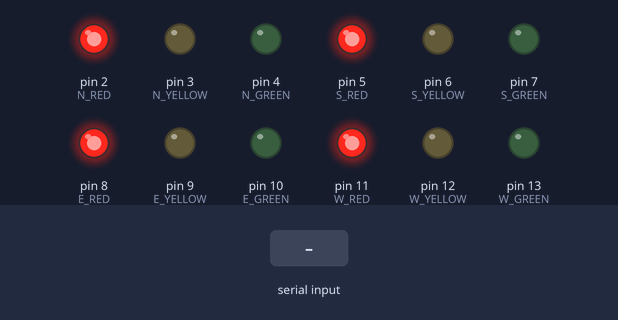
A sketch run on a simulated Arduino Uno, built with avr-gcc and run on an emulated ATmega328P. Shown: output pins drawn as LEDs (lit = HIGH). The test bench sets the inputs (shaded band).

Above: at 1.2 s.
1.3 s: "NORTH_GREEN\n" received over Serial
At 2.0 s:
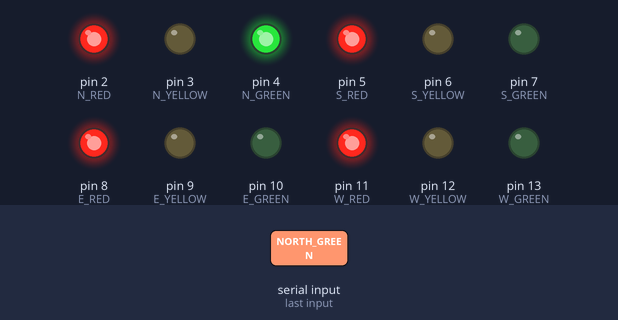
2.8 s: "NORTH_YELLOW\n" received over Serial
At 3.2 s:
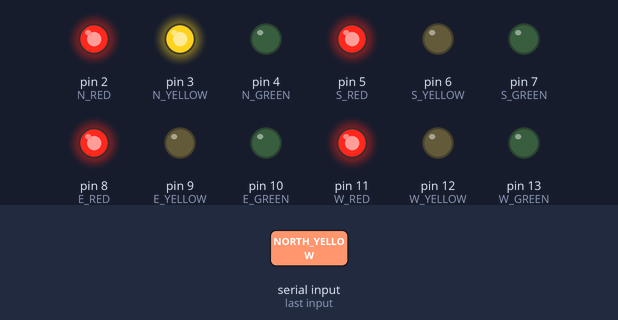
4.3 s: "SOUTH_GREEN\n" received over Serial
At 5.5 s:
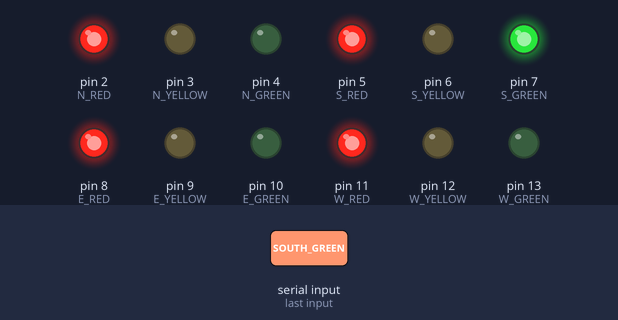
5.8 s: "SOUTH_YELLOW\n" received over Serial
At 6.7 s:
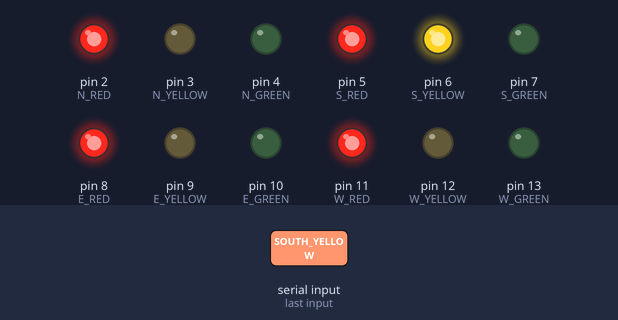
7.3 s: "EAST_GREEN\n" received over Serial
At 7.7 s:
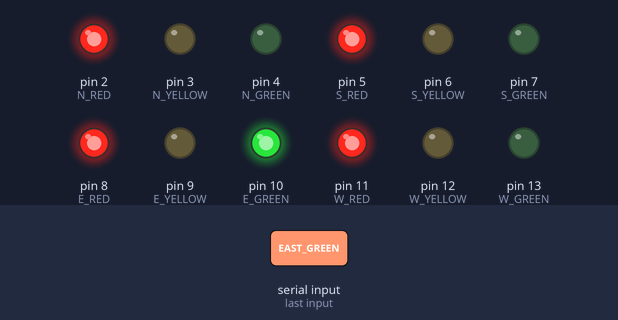
8.8 s: "EAST_YELLOW\n" received over Serial
At 10.1 s:
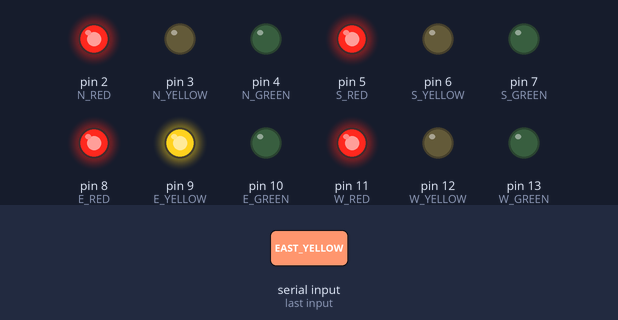
Timing chart, 0 to 11.3 s (numbered marks = the images above; inputs shaded):
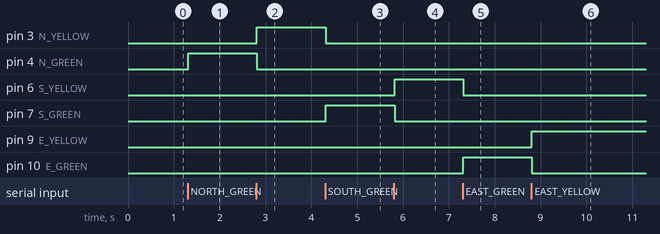

Measured:
- after the input at 1.3 s, pin 4 (N_GREEN): LOW → HIGH at once
- after the input at 2.8 s, pin 3 (N_YELLOW): LOW → HIGH at once; pin 4 (N_GREEN): HIGH → LOW at once
- after the input at 4.3 s, pin 3 (N_YELLOW): HIGH → LOW at once; pin 7 (S_GREEN): LOW → HIGH at once
- after the input at 5.8 s, pin 6 (S_YELLOW): LOW → HIGH at once; pin 7 (S_GREEN): HIGH → LOW at once
- after the input at 7.3 s, pin 6 (S_YELLOW): HIGH → LOW at once; pin 10 (E_GREEN): LOW → HIGH at once
- after the input at 8.8 s, pin 9 (E_YELLOW): LOW → HIGH at once; pin 10 (E_GREEN): HIGH → LOW at once

The sketch:

traffic_signal.ino
```cpp
// /*
//  Smart Traffic Management System
//  Arduino Traffic Signal Controller
//  Commands format from Python:
//  NORTH_GREEN
//  NORTH_RED
//  SOUTH_GREEN
//  etc.
// */

// // -------------------------------
// // PIN CONFIGURATION
// // -------------------------------

// // North Signal
// #define N_RED 2
// #define N_YELLOW 3
// #define N_GREEN 4

// // South Signal
// #define S_RED 5
// #define S_YELLOW 6
// #define S_GREEN 7

// // East Signal
// #define E_RED 8
// #define E_YELLOW 9
// #define E_GREEN 10

// // West Signal
// #define W_RED 11
// #define W_YELLOW 12
// #define W_GREEN 13

// // -------------------------------

// String command = "";

// // -------------------------------
// void setup()
// {
//     Serial.begin(9600);

//     pinMode(N_RED, OUTPUT);
//     pinMode(N_YELLOW, OUTPUT);
//     pinMode(N_GREEN, OUTPUT);

//     pinMode(S_RED, OUTPUT);
//     pinMode(S_YELLOW, OUTPUT);
//     pinMode(S_GREEN, OUTPUT);

//     pinMode(E_RED, OUTPUT);
//     pinMode(E_YELLOW, OUTPUT);
//     pinMode(E_GREEN, OUTPUT);

//     pinMode(W_RED, OUTPUT);
//     pinMode(W_YELLOW, OUTPUT);
//     pinMode(W_GREEN, OUTPUT);

//     allRed(); // Safety default
//     Serial.println("Arduino Traffic Signal Ready");
// }

// // -------------------------------
// void loop()
// {
//     if (Serial.available())
//     {
//         command = Serial.readStringUntil('\n');
//         command.trim();
//         handleCommand(command);
//     }
// }

// // -------------------------------
// // COMMAND HANDLER
// // -------------------------------
// void handleCommand(String cmd)
// {

//     allRed(); // Safety: reset before setting new signal

//     if (cmd == "NORTH_GREEN")
//     {
//         digitalWrite(N_GREEN, HIGH);
//     }
//     else if (cmd == "NORTH_YELLOW")
//     {
//         digitalWrite(N_YELLOW, HIGH);
//     }
//     else if (cmd == "NORTH_RED")
//     {
//         digitalWrite(N_RED, HIGH);
//     }

//     else if (cmd == "SOUTH_GREEN")
//     {
//         digitalWrite(S_GREEN, HIGH);
//     }
//     else if (cmd == "SOUTH_YELLOW")
//     {
//         digitalWrite(S_YELLOW, HIGH);
//     }
//     else if (cmd == "SOUTH_RED")
//     {
//         digitalWrite(S_RED, HIGH);
//     }

//     else if (cmd == "EAST_GREEN")
//     {
//         digitalWrite(E_GREEN, HIGH);
//     }
//     else if (cmd == "EAST_YELLOW")
//     {
//         digitalWrite(E_YELLOW, HIGH);
//     }
//     else if (cmd == "EAST_RED")
//     {
//         digitalWrite(E_RED, HIGH);
//     }

//     else if (cmd == "WEST_GREEN")
//     {
//         digitalWrite(W_GREEN, HIGH);
//     }
//     else if (cmd == "WEST_YELLOW")
//     {
//         digitalWrite(W_YELLOW, HIGH);
//     }
//     else if (cmd == "WEST_RED")
//     {
//         digitalWrite(W_RED, HIGH);
//     }

//     Serial.print("Executed: ");
//     Serial.println(cmd);
// }

// // -------------------------------
// // SAFETY FUNCTION
// // -------------------------------
// void allRed()
// {
//     digitalWrite(N_RED, HIGH);
//     digitalWrite(S_RED, HIGH);
//     digitalWrite(E_RED, HIGH);
//     digitalWrite(W_RED, HIGH);

//     digitalWrite(N_YELLOW, LOW);
//     digitalWrite(N_GREEN, LOW);

//     digitalWrite(S_YELLOW, LOW);
//     digitalWrite(S_GREEN, LOW);

//     digitalWrite(E_YELLOW, LOW);
//     digitalWrite(E_GREEN, LOW);

//     digitalWrite(W_YELLOW, LOW);
//     digitalWrite(W_GREEN, LOW);
// }


// ------------------------------------------------------------------

/*
 Smart Traffic Management System
 Arduino Traffic Signal Controller
 Stable Version (No Serial Spam)
*/

// -------------------------------
// PIN CONFIGURATION
// -------------------------------
#define N_RED 2
#define N_YELLOW 3
#define N_GREEN 4

#define S_RED 5
#define S_YELLOW 6
#define S_GREEN 7

#define E_RED 8
#define E_YELLOW 9
#define E_GREEN 10

#define W_RED 11
#define W_YELLOW 12
#define W_GREEN 13

String command = "";

// -------------------------------
void setup()
{
    Serial.begin(9600);

    pinMode(N_RED, OUTPUT);
    pinMode(N_YELLOW, OUTPUT);
    pinMode(N_GREEN, OUTPUT);

    pinMode(S_RED, OUTPUT);
    pinMode(S_YELLOW, OUTPUT);
    pinMode(S_GREEN, OUTPUT);

    pinMode(E_RED, OUTPUT);
    pinMode(E_YELLOW, OUTPUT);
    pinMode(E_GREEN, OUTPUT);

    pinMode(W_RED, OUTPUT);
    pinMode(W_YELLOW, OUTPUT);
    pinMode(W_GREEN, OUTPUT);

    allRed(); // Safety default
}

// -------------------------------
void loop()
{
    if (Serial.available() > 0)
    {
        command = Serial.readStringUntil('\n');
        command.trim();

        if (command.length() > 0)
        {
            handleCommand(command);
        }
    }
}

// -------------------------------
void handleCommand(String cmd)
{

    allRed(); // Safety reset

    if (cmd == "NORTH_GREEN")
        digitalWrite(N_GREEN, HIGH);
    else if (cmd == "NORTH_YELLOW")
        digitalWrite(N_YELLOW, HIGH);
    else if (cmd == "NORTH_RED")
        digitalWrite(N_RED, HIGH);

    else if (cmd == "SOUTH_GREEN")
        digitalWrite(S_GREEN, HIGH);
    else if (cmd == "SOUTH_YELLOW")
        digitalWrite(S_YELLOW, HIGH);
    else if (cmd == "SOUTH_RED")
        digitalWrite(S_RED, HIGH);

    else if (cmd == "EAST_GREEN")
        digitalWrite(E_GREEN, HIGH);
    else if (cmd == "EAST_YELLOW")
        digitalWrite(E_YELLOW, HIGH);
    else if (cmd == "EAST_RED")
        digitalWrite(E_RED, HIGH);

    else if (cmd == "WEST_GREEN")
        digitalWrite(W_GREEN, HIGH);
    else if (cmd == "WEST_YELLOW")
        digitalWrite(W_YELLOW, HIGH);
    else if (cmd == "WEST_RED")
        digitalWrite(W_RED, HIGH);
}

// -------------------------------
void allRed()
{
    digitalWrite(N_RED, HIGH);
    digitalWrite(S_RED, HIGH);
    digitalWrite(E_RED, HIGH);
    digitalWrite(W_RED, HIGH);

    digitalWrite(N_YELLOW, LOW);
    digitalWrite(N_GREEN, LOW);

    digitalWrite(S_YELLOW, LOW);
    digitalWrite(S_GREEN, LOW);

    digitalWrite(E_YELLOW, LOW);
    digitalWrite(E_GREEN, LOW);

    digitalWrite(W_YELLOW, LOW);
    digitalWrite(W_GREEN, LOW);
}
```
